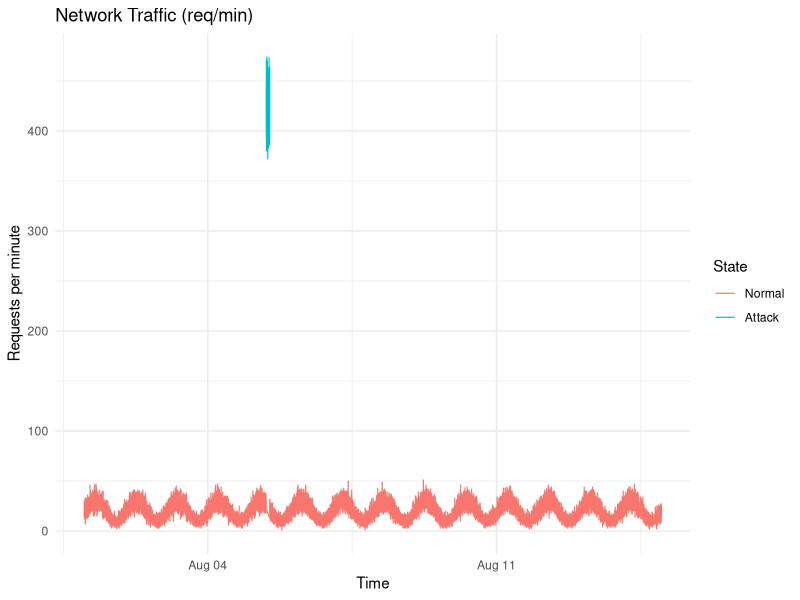
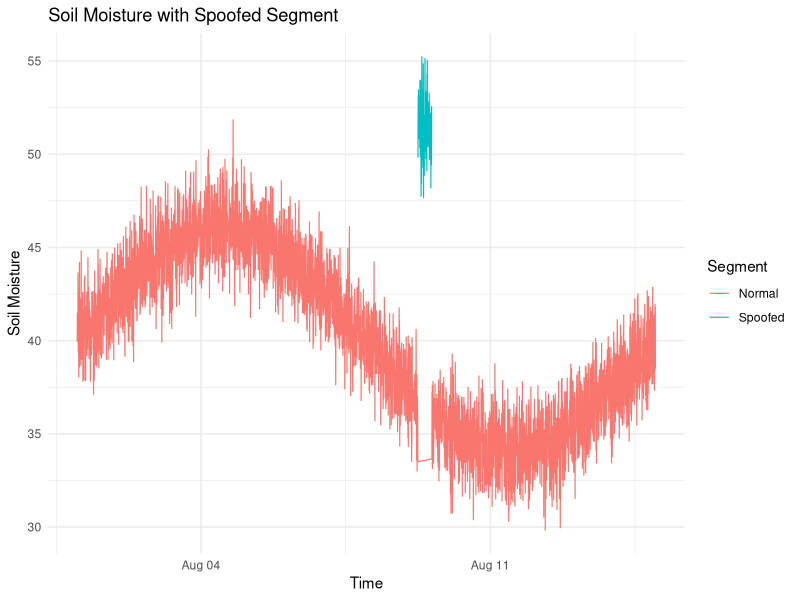

R code for these plots, in order:
# scripts/4_visualization_dashboard.R
# Produce key plots and (optionally) launch Shiny app.
suppressPackageStartupMessages({
  library(data.table)
  library(lubridate)
  library(ggplot2)
  # library(plotly)       # uncomment if you’ll export interactive plots
  # library(htmlwidgets)  # needed only when saving plotly html
})

# Ensure output dir
dir.create("figs", showWarnings = FALSE, recursive = TRUE)

# Load
net  <- fread("data/network_attacked.csv")
sens <- fread("data/sensors_attacked.csv")

# Parse timestamps (set TZ as appropriate for your project)
net[,  timestamp := ymd_hms(timestamp, tz = "UTC")]
sens[, timestamp := ymd_hms(timestamp, tz = "UTC")]

# Coerce flags to factors with nice labels (for legend)
net[,  attack_lbl := factor(ifelse(is_attack == 1, "Attack", "Normal"), levels = c("Normal","Attack"))]
sens[, spoof_lbl  := factor(ifelse(is_spoof  == 1, "Spoofed","Normal"), levels = c("Normal","Spoofed"))]

# ---- Plot 1: Network traffic with attack shading/legend --------------------
p1 <- ggplot(net, aes(x = timestamp, y = req_per_min, color = attack_lbl)) +
  geom_line(linewidth = 0.4) +
  labs(
    title = "Network Traffic (req/min)",
    x = "Time", y = "Requests per minute", color = "State"
  ) +
  theme_minimal()

ggsave("figs/network_traffic.png", p1, width = 9, height = 4, dpi = 150)

# ---- Plot 2: Sensor spoofing visualization --------------------------------
p2 <- ggplot(sens, aes(x = timestamp, y = soil_moisture, color = spoof_lbl)) +
  geom_line(linewidth = 0.4) +
  labs(
    title = "Soil Moisture with Spoofed Segment",
    x = "Time", y = "Soil Moisture", color = "Segment"
  ) +
  theme_minimal()

ggsave("figs/sensor_spoof.png", p2, width = 9, height = 4, dpi = 150)

message("Saved figs/network_traffic.png and figs/sensor_spoof.png")

# ---- Optional: interactive plots (uncomment if desired) --------------------
# library(plotly); library(htmlwidgets)
# p1_html <- plotly::ggplotly(p1)
# p2_html <- plotly::ggplotly(p2)
# htmlwidgets::saveWidget(p1_html, "figs/network_traffic.html", selfcontained = TRUE)
# htmlwidgets::saveWidget(p2_html, "figs/sensor_spoof.html", selfcontained = TRUE)

# To launch the dashboard, open shiny/app.R and click 'Run App' in RStudio.

